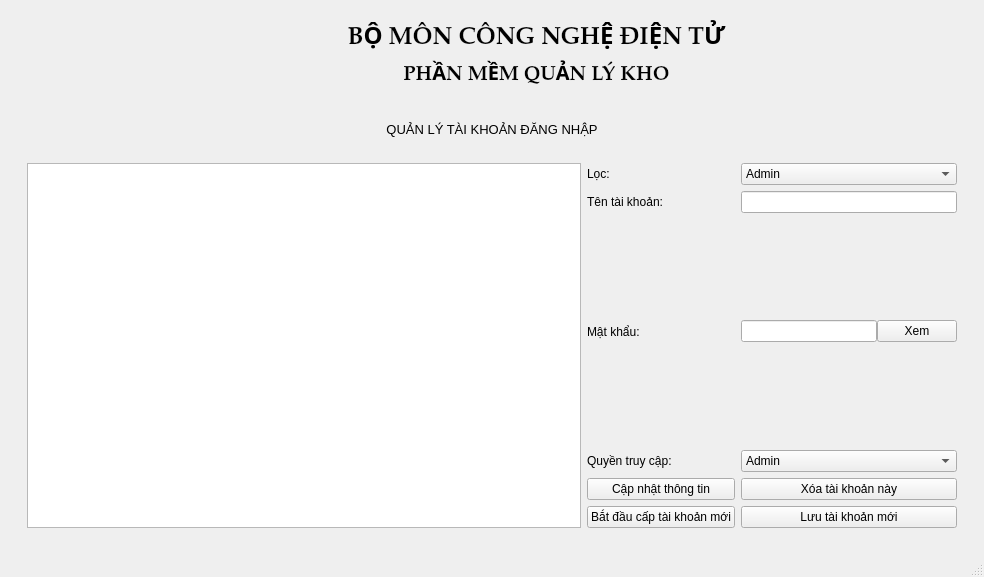
<?xml version="1.0" encoding="UTF-8"?>
<ui version="4.0">
 <class>QuanLy_TK</class>
 <widget class="QMainWindow" name="QuanLy_TK">
  <property name="geometry">
   <rect>
    <x>0</x>
    <y>0</y>
    <width>984</width>
    <height>577</height>
   </rect>
  </property>
  <property name="windowTitle">
   <string>Quản lý tài khoản</string>
  </property>
  <widget class="QWidget" name="centralwidget">
   <layout class="QVBoxLayout" name="verticalLayout" stretch="1,8">
    <item>
     <widget class="QWidget" name="widget_3" native="true">
      <layout class="QHBoxLayout" name="horizontalLayout" stretch="2,5">
       <property name="leftMargin">
        <number>0</number>
       </property>
       <property name="topMargin">
        <number>0</number>
       </property>
       <property name="rightMargin">
        <number>0</number>
       </property>
       <property name="bottomMargin">
        <number>0</number>
       </property>
       <item>
        <widget class="QWidget" name="widget_4" native="true">
         <property name="styleSheet">
          <string notr="true"/>
         </property>
         <layout class="QHBoxLayout" name="horizontalLayout_8" stretch="2,3">
          <item>
           <spacer name="horizontalSpacer_20">
            <property name="orientation">
             <enum>Qt::Horizontal</enum>
            </property>
            <property name="sizeHint" stdset="0">
             <size>
              <width>131</width>
              <height>20</height>
             </size>
            </property>
           </spacer>
          </item>
          <item>
           <widget class="QWidget" name="widget_13" native="true">
            <property name="styleSheet">
             <string notr="true">border-image: url(:/images/images/images-removebg-preview.png);</string>
            </property>
           </widget>
          </item>
         </layout>
        </widget>
       </item>
       <item>
        <widget class="QWidget" name="widget_5" native="true">
         <property name="styleSheet">
          <string notr="true"/>
         </property>
         <layout class="QVBoxLayout" name="verticalLayout_3">
          <property name="rightMargin">
           <number>200</number>
          </property>
          <item>
           <widget class="QLabel" name="label_3">
            <property name="font">
             <font>
              <family>Palatino Linotype</family>
              <pointsize>18</pointsize>
              <weight>75</weight>
              <bold>true</bold>
             </font>
            </property>
            <property name="text">
             <string>BỘ MÔN CÔNG NGHỆ ĐIỆN TỬ</string>
            </property>
            <property name="alignment">
             <set>Qt::AlignCenter</set>
            </property>
           </widget>
          </item>
          <item>
           <widget class="QLabel" name="label_4">
            <property name="font">
             <font>
              <family>Palatino Linotype</family>
              <pointsize>15</pointsize>
              <weight>75</weight>
              <bold>true</bold>
             </font>
            </property>
            <property name="text">
             <string>PHẦN MỀM QUẢN LÝ KHO</string>
            </property>
            <property name="alignment">
             <set>Qt::AlignCenter</set>
            </property>
           </widget>
          </item>
         </layout>
        </widget>
       </item>
      </layout>
     </widget>
    </item>
    <item>
     <widget class="QWidget" name="widget" native="true">
      <layout class="QVBoxLayout" name="verticalLayout_4" stretch="1,10">
       <item>
        <widget class="QLabel" name="label_5">
         <property name="font">
          <font>
           <pointsize>10</pointsize>
          </font>
         </property>
         <property name="text">
          <string>QUẢN LÝ TÀI KHOẢN ĐĂNG NHẬP</string>
         </property>
         <property name="alignment">
          <set>Qt::AlignCenter</set>
         </property>
        </widget>
       </item>
       <item>
        <widget class="QWidget" name="widget_2" native="true">
         <layout class="QHBoxLayout" name="horizontalLayout_2" stretch="3,2">
          <item>
           <widget class="QTableWidget" name="tableWidget"/>
          </item>
          <item>
           <layout class="QGridLayout" name="gridLayout">
            <item row="3" column="0">
             <widget class="QLabel" name="label_8">
              <property name="text">
               <string>Quyền truy cập:</string>
              </property>
             </widget>
            </item>
            <item row="1" column="0">
             <widget class="QLabel" name="label_6">
              <property name="text">
               <string>Tên tài khoản:</string>
              </property>
             </widget>
            </item>
            <item row="1" column="1">
             <widget class="QLineEdit" name="lineEdit_TenTK"/>
            </item>
            <item row="5" column="1">
             <widget class="QPushButton" name="pushButton_Luu">
              <property name="text">
               <string>Lưu tài khoản mới</string>
              </property>
             </widget>
            </item>
            <item row="2" column="0">
             <widget class="QLabel" name="label_7">
              <property name="text">
               <string>Mật khẩu:</string>
              </property>
             </widget>
            </item>
            <item row="4" column="0">
             <widget class="QPushButton" name="pushButton_CapNhat">
              <property name="text">
               <string>Cập nhật thông tin</string>
              </property>
             </widget>
            </item>
            <item row="4" column="1">
             <widget class="QPushButton" name="pushButton_XoaTK">
              <property name="text">
               <string>Xóa tài khoản này</string>
              </property>
             </widget>
            </item>
            <item row="5" column="0">
             <widget class="QPushButton" name="pushButton_BatDauThem">
              <property name="text">
               <string>Bắt đầu cấp tài khoản mới</string>
              </property>
             </widget>
            </item>
            <item row="0" column="0">
             <widget class="QLabel" name="label_9">
              <property name="text">
               <string>Lọc:</string>
              </property>
             </widget>
            </item>
            <item row="0" column="1">
             <widget class="QComboBox" name="comboBox">
              <item>
               <property name="text">
                <string>Admin</string>
               </property>
              </item>
              <item>
               <property name="text">
                <string>Quản lý kho</string>
               </property>
              </item>
              <item>
               <property name="text">
                <string>Kỹ thuật viên</string>
               </property>
              </item>
             </widget>
            </item>
            <item row="2" column="1">
             <widget class="QWidget" name="widget_6" native="true">
              <property name="autoFillBackground">
               <bool>false</bool>
              </property>
              <layout class="QHBoxLayout" name="horizontalLayout_3">
               <property name="spacing">
                <number>0</number>
               </property>
               <property name="leftMargin">
                <number>0</number>
               </property>
               <property name="topMargin">
                <number>0</number>
               </property>
               <property name="rightMargin">
                <number>0</number>
               </property>
               <property name="bottomMargin">
                <number>0</number>
               </property>
               <item>
                <widget class="QLineEdit" name="lineEdit_MatKhau"/>
               </item>
               <item>
                <widget class="QPushButton" name="pushButton">
                 <property name="text">
                  <string>Xem</string>
                 </property>
                </widget>
               </item>
              </layout>
             </widget>
            </item>
            <item row="3" column="1">
             <widget class="QComboBox" name="comboBox_QuyenTruyCap">
              <item>
               <property name="text">
                <string>Admin</string>
               </property>
              </item>
              <item>
               <property name="text">
                <string>Quản lý kho</string>
               </property>
              </item>
              <item>
               <property name="text">
                <string>Kỹ thuật viên</string>
               </property>
              </item>
             </widget>
            </item>
           </layout>
          </item>
         </layout>
        </widget>
       </item>
      </layout>
     </widget>
    </item>
   </layout>
  </widget>
  <widget class="QMenuBar" name="menubar">
   <property name="geometry">
    <rect>
     <x>0</x>
     <y>0</y>
     <width>984</width>
     <height>25</height>
    </rect>
   </property>
  </widget>
  <widget class="QStatusBar" name="statusbar"/>
 </widget>
 <resources/>
 <connections/>
</ui>
